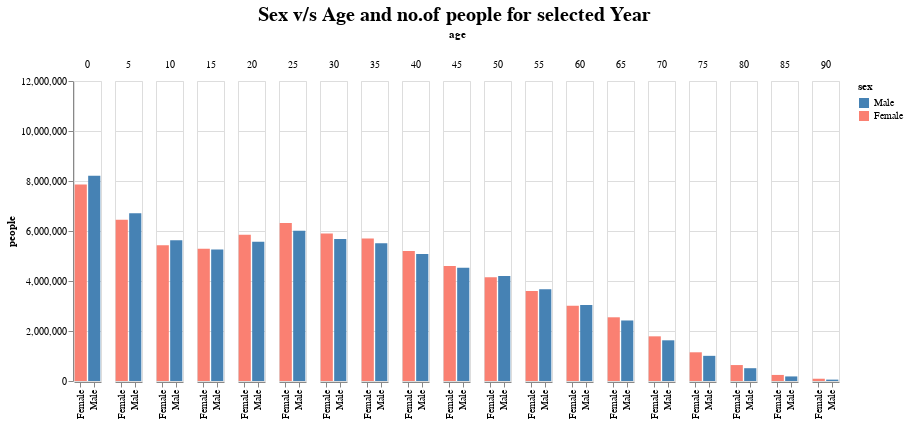

The notebook cell this image was saved under:
### Code cell
Chart=alt.Chart(population).mark_bar().encode(
    x=alt.X('sex:N', title=None),
    y=alt.Y('people:Q', scale=alt.Scale(domain=(0, 12000000))),
    color=alt.Color('sex:N', scale=pink_blue),    # Set color scale to the customized one.
    column='age:O'
).properties(    # Width of the bars.
    width=27
).add_selection(
    select_year
).transform_calculate(
    "sex", alt.expr.if_(alt.datum.sex == 1, "Male", "Female")    # Check condition for Male and Female as the data has numerical representation.
).transform_filter(    # Transform according to year selection.
    select_year
).configure_facet(    # Set spacing between Age columns.
    spacing=12
).properties(
    title='Sex v/s Age and no.of people for selected Year'  # adding title to the chart
)


Chart.configure_title(  # chart title configuration 
    fontSize=20,
    font='Courier',
    anchor='middle',
    color='black'
)

### Figure 1 — Vega-Lite specification as saved in the notebook (floating-point values rounded to 4 significant figures; data arrays with more than 128 entries replaced by an {"elided": "..."} marker saying what was removed)
{"config": {"view": {"continuousWidth": 400, "continuousHeight": 300}, "facet": {"spacing": 12}, "title": {"anchor": "middle", "color": "black", "font": "Courier", "fontSize": 20}}, "data": {"name": "data-45e35b5faa42c7034b347e8bcfc8b805"}, "mark": "bar", "encoding": {"color": {"type": "nominal", "field": "sex", "scale": {"domain": ["Male", "Female"], "range": ["steelblue", "salmon"]}}, "column": {"type": "ordinal", "field": "age"}, "x": {"type": "nominal", "field": "sex", "title": null}, "y": {"type": "quantitative", "field": "people", "scale": {"domain": [0, 12000000]}}}, "selection": {"year": {"type": "single", "fields": ["year"], "bind": {"input": "range", "max": 2000, "min": 1900, "step": 10}, "init": {"year": 1950}}}, "title": "Sex v/s Age and no.of people for selected Year", "transform": [{"calculate": "if((datum.sex === 1),'Male','Female')", "as": "sex"}, {"filter": {"selection": "year"}}], "width": 27, "$schema": "https://vega.github.io/schema/vega-lite/v4.8.1.json", "datasets": {"data-45e35b5faa42c7034b347e8bcfc8b805": {"elided": "570 records"}}}
